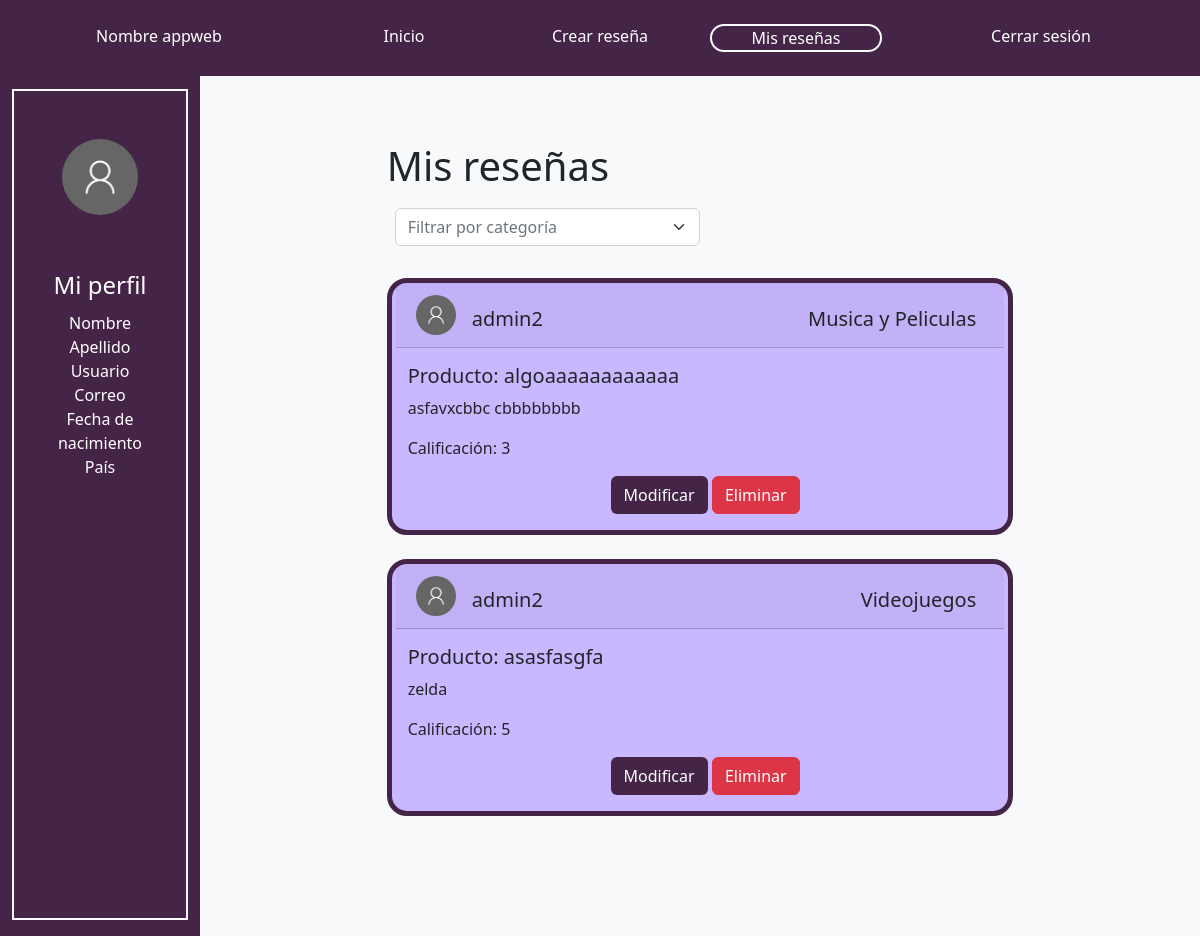
The app's page /myReviews/ (signed in) with its own data.
### reviews/models.py (models this page shows, shortened)
class Review(models.Model):  # Todolist able name that inherits models.Model
    product_name = models.CharField(max_length=100)# autodesc
    category = models.CharField(max_length=50,  blank=True, null=True)
    content =	models.TextField(max_length=500)# donde se obtuvo, es un alimento, herramienta, etc. como se utiliza, precio
    creation_date = models.DateField(default=timezone.now().strftime("%Y-%m-%d"))# autodesc
    CATEGORIES = [
       (1, "ONE_STAR"),
       (2, "TWO_STARS"),
       (3, "THREE_STARS"),
       (4, "FOUR_STARS"),
       (5, "FIVE_STARS"),
    ]
    punctuation = models.IntegerField(choices=CATEGORIES, default=CATEGORIES[2][1], help_text="Puntuación")
    author_nickname =  models.ForeignKey(User, blank=True, null=True, on_delete=models.CASCADE)# autodesc

class User(AbstractUser):
   birthdate = models.DateField(null=True, blank=True)
   country = models.CharField(max_length=50,  blank=True, null=True)

### reviews/views.py (the view)
# urls.py: path('myReviews/',views.ShowMyReviews,name='myReviews'),
def ShowMyReviews(request):
        print(request)
        if request.user.is_authenticated:
            user_objects = Review.objects.filter(author_nickname=request.user)
            return render(request, 'reviews/myReviews.html', {'reviews': user_objects, 'categories': categories})
        else:
            return redirect('/login/')

### reviews/templates/reviews/myReviews.html (shortened to what this page needs)
<!DOCTYPE html>
{% load static %}
<html lang="en">
<head>
    <link href="https://cdn.jsdelivr.net/npm/bootstrap@5.2.0/dist/css/bootstrap.min.css" rel="stylesheet"></head>
    <link rel="stylesheet" type="text/css" href="{% static 'reviews/styles.css' %}">
</head>
<body>
    <nav class="navbar-expand fixed-top" >
        <div class="p-4 morado-oscuro container-fluid">
          <div class="row row-cols-auto text-center">
            {% if user.is_authenticated %}
            <div class="col-3">
              <a class="text-white navbar-brand" href="{% url 'ShowReviews' %}">Nombre appweb</a>
            </div>
            {%else%}
            <div class="col-2">
                <a class="text-white navbar-brand" href="{% url 'ShowReviews' %}">Nombre appweb</a>
              </div>
            {%endif%}
              <div class="col-2">
                <a class="text-white nav-link" href="{% url 'ShowReviews' %}">Inicio</a>
              </div>
              <div class="col-2">
                  <a class="text-white nav-link" href="{% url 'CreateReview' %}">Crear reseña</a>
              </div>
              <div class="col-2">
                <a class="text-white nav-link border border-2 border-light rounded-pill" href="{% url 'myReviews' %}">Mis reseñas</a>
              </div>
              {% if user.is_authenticated %}
            <div class="col-3">
                <a class="text-white nav-link" href="{% url 'logout' %}">Cerrar sesión</a>
              </div>
            {%endif%}
          </div>
        </div>
      </nav>
      <div class="container-fluid min-vh-100 contenido pt-5">
        <div class="row row-cols-auto">
          <div class="col-2 morado-oscuro contenido2 py-3">
          <div class="h-100 border border-2 border-light">
            <div class="row p-5 justify-content-center">
              <img src="{% static 'reviews/user.png' %}" class="rounded-circle img-fluid">
            </div>
            <div class="row text-white text-center m-1">
              <div class="pb-2 fs-4">Mi perfil</div>
              <div class="container-fluid justify-content-center">
                <div class="row row-cols-1">
                  <div class="col">Nombre</div>
                  <div class="col">Apellido</div>
                  <div class="col">Usuario</div>
                  <div class="col">Correo</div>
                  <div class="col">Fecha de nacimiento</div>
                  <div class="col">País</div>
                </div>
              </div>
            </div>
          </div>
          </div>
          <div class="col-10 bg-light">
            <div class="container-fluid contenido">
        <div class="row row-cols-auto min-vh-100">
          {% if user.is_authenticated %}
          <div class="col-2">
          </div>
          <div class="col-8">
            <div class="pb-1 fs-1">Mis reseñas</div>
            <div class="row p-2 mb-3">
              <div class="col">
                <div class="col-6">
                  <select class="form-select text-muted" placeholder="Categoría">
                        <option selected>Filtrar por categoría</option>
                  </select>
                </div>
              </div>
            </div>
            {% for obj in reviews %}
                {% if user.id == obj.author_nickname.id %}
                <div class="card borde morado-claro my-4">
                  <div class="row row-cols-auto card-header mx-1">
                    <div class="col-1 p-1 justify-content-center">
                      <img src="{% static 'reviews/user.png' %}" class="rounded-circle img-fluid">
                    </div>
                    <h5 class="col-4 mt-3 h-100">{{ obj.author_nickname }}</h5>
                    {% for category in categories %}
                      {% if category.id == obj.category  %}
                      <h5  style="text-align: right;" class="col-7 h-100 mt-3 card-title justify-content-right">{{ category.name }}</h5>
                      {% endif %}
                    {% endfor %}
                  </div>
                  <div class="card-body">
                    <h5 class="card-text">Producto: {{ obj.product_name }}</h5>
                    <p class="card-text">{{ obj.content }}</p>
                    <p class="card-text">Calificación: {{ obj.punctuation }}</p>
                    {% if user.id == obj.author_nickname.id %}
                    <div class="row text-center">
                      <div class="col-4">
                      </div>
                      <div class="col-2">
                        <a class="btn morado-oscuro text-white" href="{% url 'modify' obj.id %}">Modificar</a>
                      </div>
                      <div class="col-2">
                        <form action="{% url 'delete' obj.id %}" method="post">
                          <input class="btn btn-danger" type="submit" value="Eliminar">
                        </form>
                          {%endif%}
                      </div>
                      <div class="col-4">
                      </div>
                    </div>
                  </div>{%endif%}
                </div>
                {% endfor %}
      </div>
        {%endif%}</div>
        </div>
    </div>
</body>
</html>

### reviews/static/reviews/styles.css (style rules this page uses)
.borde { border-radius: 20px; border-style: solid; border-color: #452547; border-width: thick; }
.morado-oscuro { background-color:#452547; }
.morado-claro { background-color:#c9b7ff; }
.contenido { padding-top:88px; }
.contenido2 { margin-top:25px; }

### records on screen
Review: author_nickname "admin2", name "Musica y Peliculas", product_name "algoaaaaaaaaaaaa", content "asfavxcbbc cbbbbbbbb", punctuation "3"
Review: author_nickname "admin2", name "Videojuegos", product_name "asasfasgfa", content "zelda", punctuation "5"
